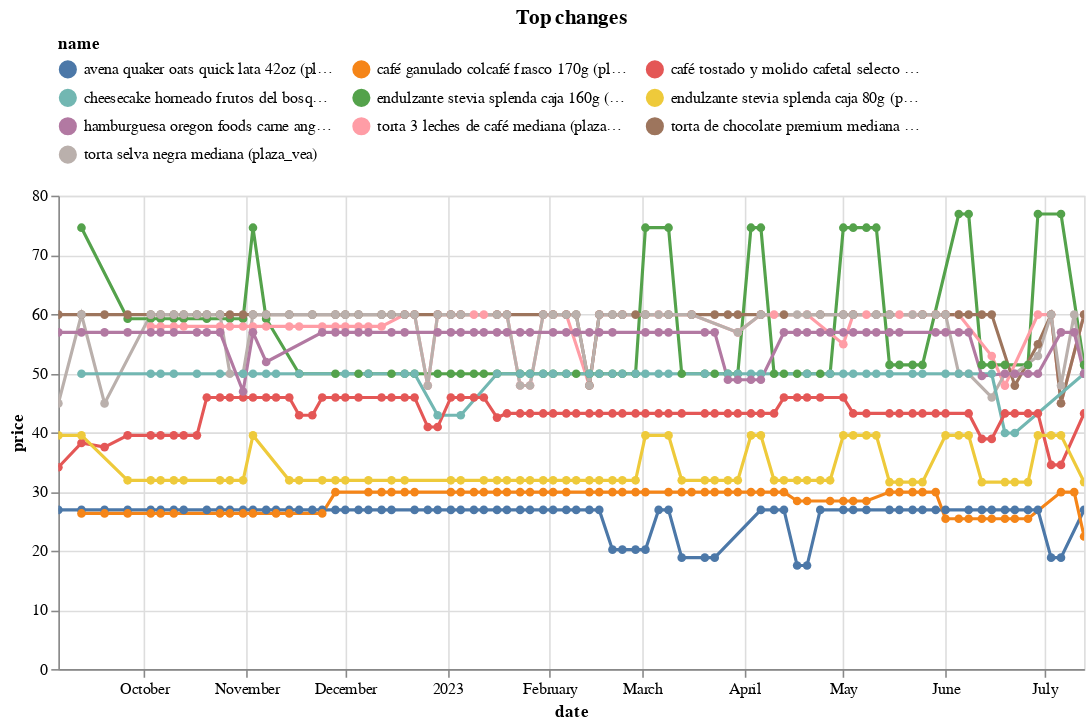

Write notebook code for a chart like this one.
### Code cell
top_changes_abs.head(10).pipe(plot_changes, 'Top changes')

### Figure 1 — Vega-Lite specification as saved in the notebook (floating-point values rounded to 4 significant figures; data arrays with more than 128 entries replaced by an {"elided": "..."} marker saying what was removed)
{"config": {"view": {"continuousWidth": 300, "continuousHeight": 300}, "legend": {"columns": 3, "orient": "top"}}, "data": {"name": "data-be149fd6faae4e7b45fce7c901482343"}, "mark": {"type": "line", "point": true}, "encoding": {"color": {"field": "name", "scale": {"domain": ["avena quaker oats quick lata 42oz (plaza_vea)", "café ganulado colcafé frasco 170g (plaza_vea)", "café tostado y molido cafetal selecto bolsa 900g (plaza_vea)", "cheesecake horneado frutos del bosque (plaza_vea)", "endulzante stevia splenda caja 160g (plaza_vea)", "endulzante stevia splenda caja 80g (plaza_vea)", "hamburguesa oregon foods carne angus caja 4un (plaza_vea)", "torta 3 leches de café mediana (plaza_vea)", "torta de chocolate premium mediana (plaza_vea)", "torta selva negra mediana (plaza_vea)"]}, "type": "nominal"}, "tooltip": [{"field": "name", "type": "nominal"}, {"field": "price", "type": "quantitative"}, {"field": "last_price", "type": "quantitative"}], "x": {"field": "date", "type": "temporal"}, "y": {"field": "price", "type": "quantitative"}}, "params": [{"name": "param_7", "select": {"type": "point", "fields": ["name"]}, "bind": "legend"}, {"name": "param_8", "select": {"type": "interval", "encodings": ["x", "y"]}, "bind": "scales"}], "title": "Top changes", "transform": [{"filter": {"param": "param_7"}}], "width": 650, "$schema": "https://vega.github.io/schema/vega-lite/v5.8.0.json", "datasets": {"data-be149fd6faae4e7b45fce7c901482343": {"elided": "665 records"}}}
